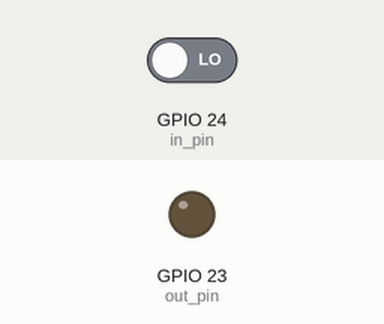
Bench run of a program on a simulated Raspberry Pi (BCM pin numbers). Parts: output pins drawn as LEDs (lit = HIGH). The inputs (shaded band) are chosen by the test bench; at power-on: GPIO 24 (in_pin) LOW.

Above: at 1.2 s.
1.3 s: GPIO 24 (in_pin) driven HIGH
At 1.9 s:
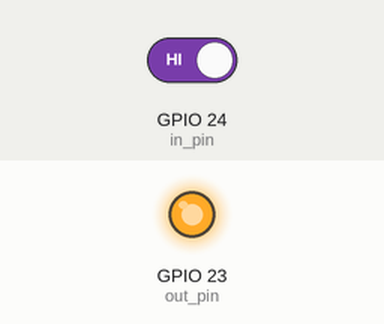
2.8 s: GPIO 24 (in_pin) driven LOW
At 4.2 s:
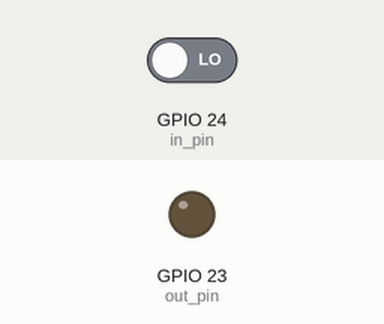
Timing chart, 0 to 5.8 s (numbered marks = the images above; inputs shaded):
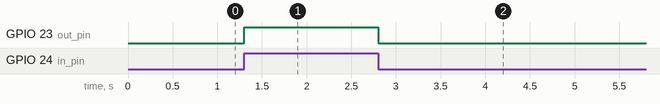

Measured:
- after the input at 1.3 s, GPIO 23 (out_pin): LOW → HIGH at once
- after the input at 2.8 s, GPIO 23 (out_pin): HIGH → LOW at once

The program:

state.py
```python
import RPi.GPIO as GPIO

out_pin = 23
in_pin = 24

GPIO.setmode (GPIO.BCM)
GPIO.setup (out_pin, GPIO.OUT)
GPIO.setup (in_pin, GPIO.IN)

while True:
    GPIO.output (out_pin, GPIO.input (in_pin)) 
```
